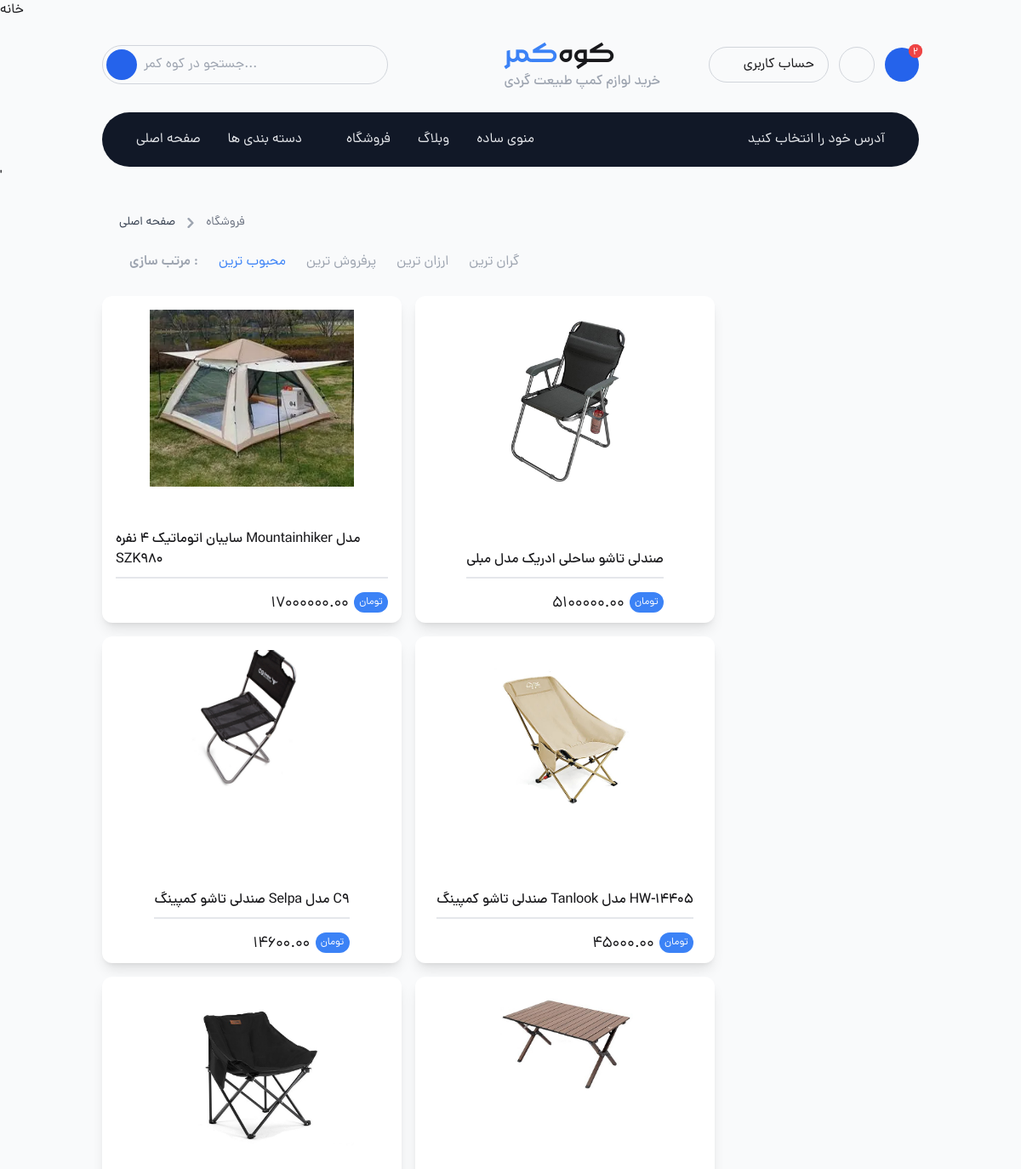
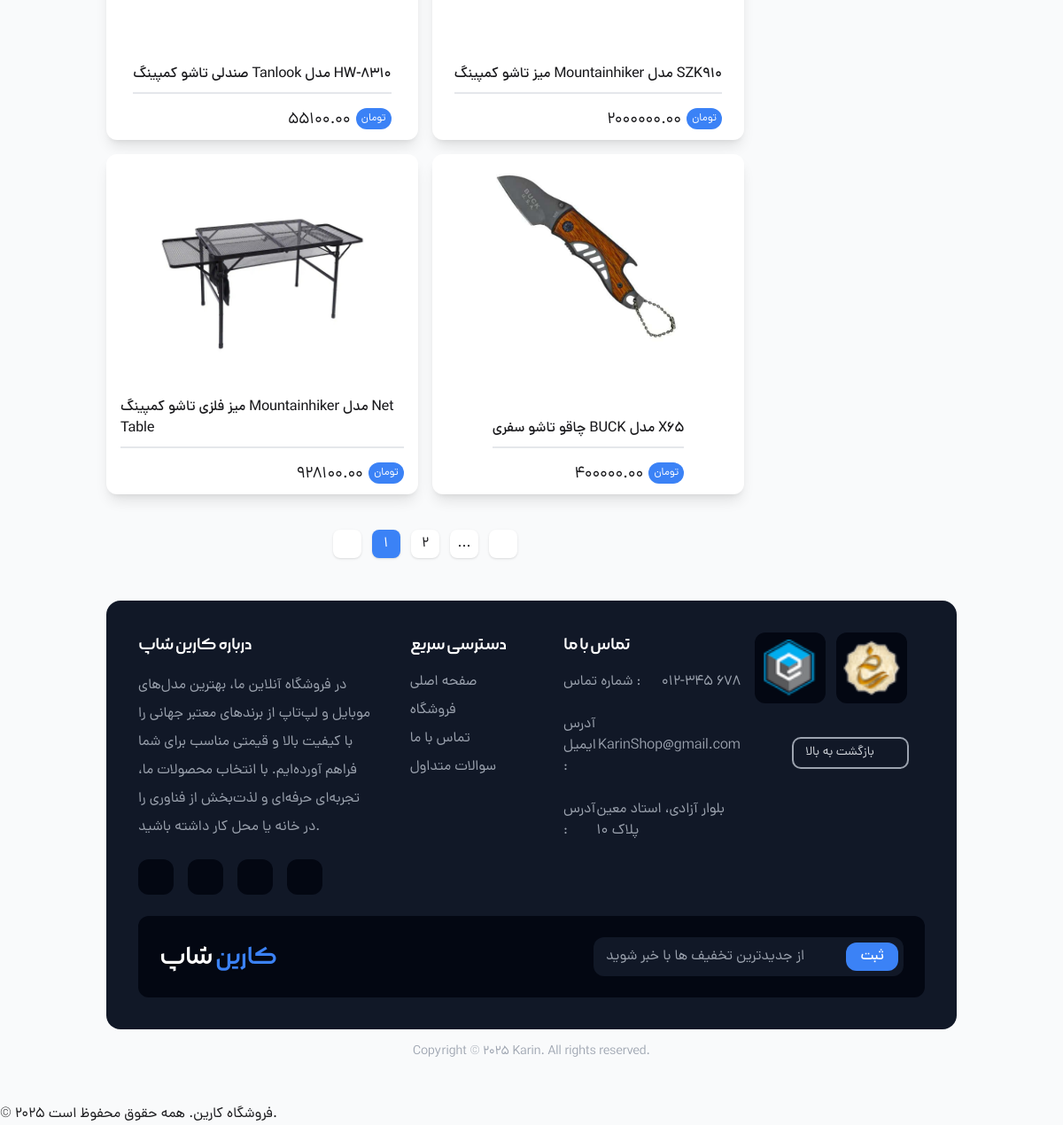
The page /Shop on the database its author committed (2 pictures, top to bottom).
### product_app/models.py (models this page shows, shortened)
class Product(models.Model):
    category = models.ForeignKey(Category, related_name='products', on_delete=models.CASCADE, null=True, blank=True)
    name = models.CharField(max_length=200, db_index=True)
    slug = models.SlugField(max_length=200, db_index=True)
    image = models.ImageField(upload_to='product/', blank=True)
    description = models.TextField(blank=True)
    price = models.DecimalField(max_digits=10, decimal_places=2)
    stock = models.PositiveIntegerField(default=0)
    available = models.BooleanField(default=True)
    created = models.DateTimeField(auto_now_add=True)
    updated = models.DateTimeField(auto_now=True)
    class Meta:
        ordering = ('name',)
        indexes = [
            models.Index(fields=['id', 'slug']),
        ]
    def get_absolute_url(self):
        return reverse('product:product_detail', args=[self.id, self.slug])

### product_app/views.py (the view)
def product_list(request, category_slug=None):
    category = None
    categories = Category.objects.all()
    products = Product.objects.filter(available=True)
    if category_slug:
        category = get_object_or_404(Category, slug=category_slug)
        products = products.filter(category=category)
    return render(request,
                  'product/product_list.html',
                  {'category': category,
                   'categories': categories,
                   'products': products})

### order_app/context_processors.py (called while the page is built, shortened)
def cart_context(request):
    cart_items = []
    total_price = 0
    return {
        'cart': cart_items,
        'total_price': total_price
    }

### product_app/templates/product/product_list.html (shortened to what this page needs)
{% extends "base.html" %}
{% load static %}
{% block content %}'
    <main class="container">
        <nav class="flex mt-8" aria-label="Breadcrumb">
            <ol class="inline-flex items-center space-x-1 md:space-x-2 rtl:space-x-reverse">
                <li class="inline-flex items-center">
                    <a href="{{ home }}"
                        class="inline-flex items-center text-sm gap-x-1  text-gray-700 hover:text-blue-600 dark:text-gray-400 dark:hover:text-white">
                        <svg class="size-4 mb-0.5">
                            <use href="home" />
                        </svg>
                        صفحه اصلی
                    </a>
                </li>
                <li aria-current="page">
                    <div class="flex items-center">
                        <svg class="rtl:rotate-180 w-3 h-3 text-gray-400 mx-1" aria-hidden="true"
                            xmlns="http://www.w3.org/2000/svg" fill="none" viewBox="0 0 6 10">
                            <path stroke="currentColor" stroke-linecap="round" stroke-linejoin="round" stroke-width="2"
                                d="m1 9 4-4-4-4" />
                        </svg>
                        <span class="ms-1 text-sm  text-gray-500 md:ms-2 dark:text-gray-400">فروشگاه</span>
                    </div>
                </li>
            </ol>
        </nav>
        <div class="flex flex-col lg:flex-row gap-4 mt-5">
            <div class="lg:w-3/4">
                <div class="hidden lg:flex items-center justify-between  mb-6">
                   <div class="flex items-center gap-x-5">
                    <div class="flex items-center gap-x-2">
                        <svg class="size-6 text-gray-400">
                            <use href="#sort-list"></use>
                        </svg>
                        <h2 class="font-DanaDemiBold text-gray-400">مرتب سازی :</h2>
                    </div>
                    <ul
                        class="flex items-center gap-x-1 lg:gap-x-4 child:transition-all child:cursor-pointer child:rounded-lg child:px-1 child:py-1 child:text-sm child:lg:text-base">
                        <li class="text-blue-500">محبوب ترین</li>
                        <li class="text-gray-400">پرفروش ترین</li>
                        <li class="text-gray-400">ارزان ترین</li>
                        <li class="text-gray-400">گران ترین</li>
                    </ul>
                   </div>
                </div>
                <div class="grid grid-cols-1 xxs:grid-cols-2 xs:grid-cols-2 sm:grid-cols-2 xl:grid-cols-3 gap-3 xs:gap-2 sm:gap-4">
                {% for product in products %}
                    <div class=" product-card group">
                        <a href="{{ product.get_absolute_url }}">
                            <img class="product-card_img group-hover:opacity-0 absolute" src="{% if product.image %}{{ product.image.url }}{% else %}#placeholder.jpg{% endif %}" alt="{{ product.name }}">
                        </a>
                        <div class="space-y-2">
                            <a href="{{ product.get_absolute_url }}" class="product-card_link">
                              {{ product.name }}
                            </a>
                            <div class="product-card_price-wrapper">
                                <div class="product-card_price">
                                    <p>{{ product.price }}</p>
                                    <span>تومان</span>
                                </div>
                            </div>
                        </div>
                    </div>
                {% endfor %}
                </div>
                 <div class="mt-10 w-full flex items-center justify-center">
                    <ul
                        class="flex items-center gap-x-3 child:flex child:items-center child:justify-center child:w-8 child:h-8 child:cursor-pointer child:shadow child:rounded-lg child:transition-all child:duration-300">
                        <li class="bg-white dark:bg-gray-800 hover:bg-gray-800 dark:hover:bg-blue-500 hover:text-white">
                            <svg class="size-5 rotate-180">
                                <use href="#chevron-left"></use>
                            </svg>
                        </li>
                        <li class="text-white bg-blue-500">
                            <a href="#">
                                1
                            </a>
                        </li>
                        <li class="bg-white dark:bg-gray-800 hover:bg-blue-500 dark:hover:bg-blue-500 hover:text-white">
                            <a href="#">
                                2
                            </a>
                        </li>
                        <li class="bg-white dark:bg-gray-800 hover:bg-blue-500 dark:hover:bg-blue-500 hover:text-white">
                            <a href="#">
                                ...
                            </a>
                        </li>
                        <li class="bg-white dark:bg-gray-800 hover:bg-blue-500 dark:hover:bg-blue-500 hover:text-white">
                            <svg class="size-5">
                                <use href="#chevron-left"></use>
                            </svg>
                        </li>
                    </ul>
                </div>
            </div>
        </div>
    </main>
{% endblock %}

### rows shown on the page
Product: image (picture), name "سایبان اتوماتیک 4 نفره Mountainhiker مدل SZK980", price "17000000.00"
Product: image (picture), name "صندلی تاشو ساحلی ادریک مدل مبلی", price "5100000.00"
Product: image (picture), name "صندلی تاشو کمپینگ Selpa مدل C9", price "14600.00"
Product: image (picture), name "صندلی تاشو کمپینگ Tanlook مدل HW-14405", price "45000.00"
Product: image (picture), name "صندلی تاشو کمپینگ Tanlook مدل HW-8310", price "55100.00"
Product: image (picture), name "میز تاشو کمپینگ Mountainhiker مدل SZK910", price "2000000.00"
Product: image (picture), name "میز فلزی تاشو کمپینگ Mountainhiker مدل Net Table", price "928100.00"
Product: image (picture), name "چاقو تاشو سفری BUCK مدل X65", price "400000.00"
